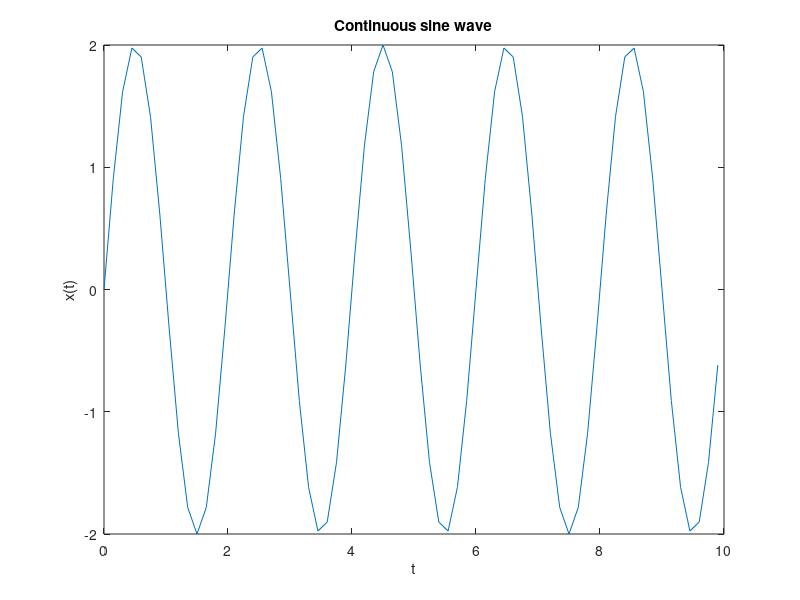
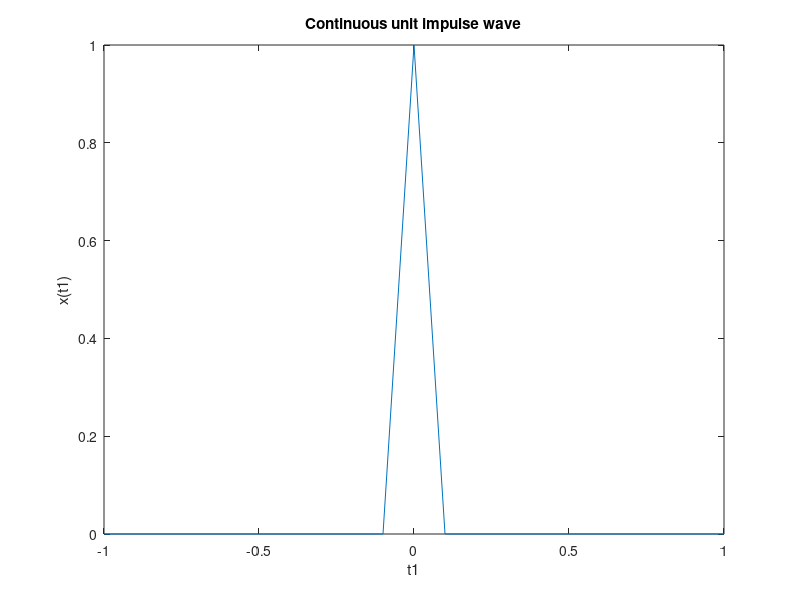
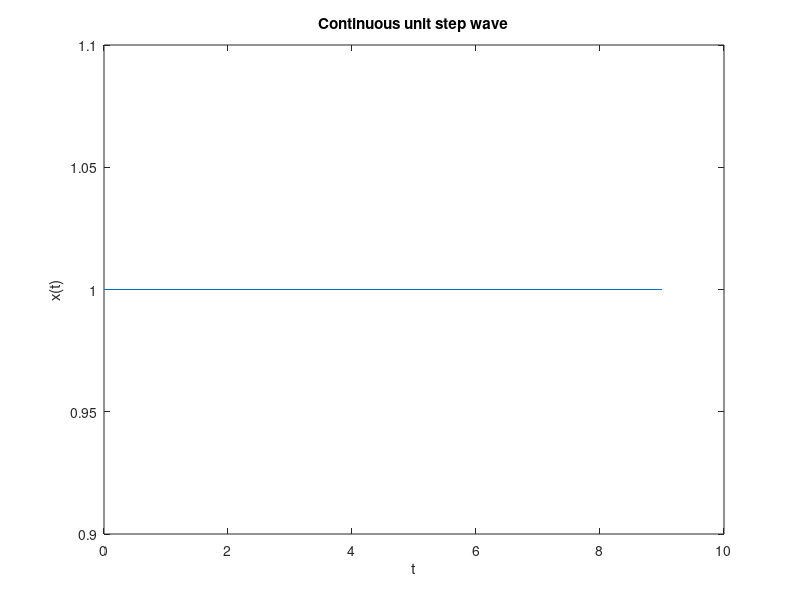
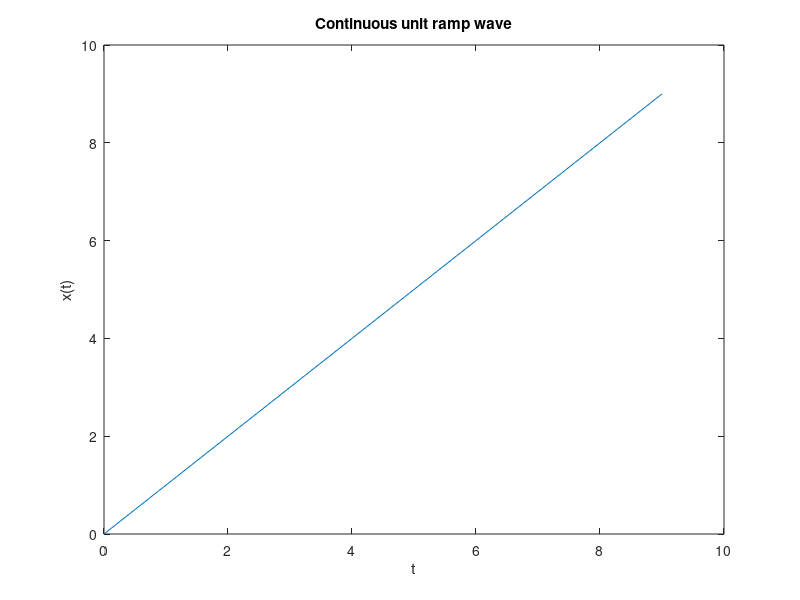

Reproduce these figures in MATLAB, in order.
%% Expriment No: 2

%{
     Name: Smit Shah
     PRN: 17070123090
     Batch: EB-2
%}

clc
clear all
close all

%% 1. Sine Wave

t=0:0.15:10;
f=0.50;
x1=2*sin(2*pi*f*t);
figure('numbertitle','off','Name','Smit_Sine Wave CT Signal')
plot(t,x1)
xlabel('t')
ylabel('x(t)')
title('Continuous sine wave')

%% 2. Unit Impulse Wave

t1=-1:0.1:1;
impulse= t1==0;
figure('numbertitle','off','Name','Smit_Unit Impulse Wave CT Signal')
plot(t1, impulse)
xlabel('t1')
ylabel('x(t1)')
title('Continuous unit impulse wave')

%% 3. Unit Step Wave

N=10;
n2=0:1:N-1;
x3=ones(1,N);
figure('numbertitle','off','Name','Smit_Unit Step Wave CT Signal')
plot(n2,x3)
xlabel('t')
ylabel('x(t)')
title('Continuous unit step wave')

%% 4. Unit Ramp Wave

n3=0:1:9;
x4=1*n3;
figure('numbertitle','off','Name','Smit_Unit Ramp Wave CT Signal')
plot(n3,x4)
xlabel('t')
ylabel('x(t)')
title('Continuous unit ramp wave')

%% 5. Unit Rectangular Pulse

figure('numbertitle','off','Name','Smit_Unit Rectangular Wave CT Signal')
a=1;
b=1;
x5=-6:0.0025:6;
f2= @(xi,a,b) a*rectpuls(xi,b);
plot(x5,f2(x5,a,b),'b-')
xlabel('t')
ylabel('x(t)')
title('Continuous Unit Rectangular wave')

%% 6. Traingular Pulse

f3=10;
t2=-2:1/f3:2;
x6=tripuls(t2,2);
figure('numbertitle','off','Name','Smit_Triangular Wave CT Signal')
plot(t2,x6)
xlabel('t')
ylabel('x(t)')
title('Continuous triangular wave')

%% 7. Signum

x9=[-5 -eps(1) 0 eps(1) 5];
y=sign(x9);
figure('numbertitle','off','Name','Smit_Signum Wave CT Signal')
plot(x9,y)
ylim([-2 2])
grid on
xlabel('t')
ylabel('x(t)')
title('Continuous Signum wave')

%% 8. Sinc

fs=1000;
%t=-5:1/fs:5;
x10=linspace(-8,8,100);
y=sinc(x10);
figure('numbertitle','off','Name','Smit_Sinc Wave CT Signal')
plot(x10,y);
axis([-10 10 -1.5 1.5]);
xlabel('t');
ylabel('x(t)');
title('Continuous Sinc wave');
%% 9. Real Exponential

% (a)Increasing
t3=0:0.01:1;
a1=5;
x7=exp(a1*t3);
figure('numbertitle','off','Name','Smit_Exponential Increasing Wave CT Signal')
plot(t3,x7)
xlabel('t')
ylabel('x(t)')
title('Continuous Exponential Increasing wave')


% (b)Decreasing
t4=0:0.1:5;
a2=1;
x8=exp((-a2)*t4);
figure('numbertitle','off','Name','Smit_Exponential Decreasing Wave CT Signal')
plot(t4,x8)
xlabel('t')
ylabel('x(t)')
title('Continuous Exponential Decreasing wave')

%% 10. Complex Exponential

% (a)Complex exponential with real part greater than zero
figure('numbertitle','off','Name','Smit_Complex Wave greater than zero CT Signal')
a3=0.08;
b3=30;
c=a3 + i*b3;
t5=-10:0.2:10;
x11=exp(c*t5);
plot(t5,real(x11))
xlabel('t')
ylabel('x(t)')
title('Continuous Complex exponential with real part greater than zero')

% (b)Complex exponential with real part less than zero
figure('numbertitle','off','Name','Smit_Complex Wave less than zero CT Signal')
a4=-0.08;
c1=a4 + i*b3;
x12=exp(c1*t5);
plot(t5,real(x12))
xlabel('t')
ylabel('x(t)')
title('Continuous Complex exponential with real part less than zero')

%% Conclusion

%{
    Through this experiment, we saw how to generate the waveforms of
    certain basic waves in Continuous Time using MATLAB functions. We used
    the functions, individual pulse functions and other basic functions.
    This experiment gave us enough knowledge to understand the working of
    MATLAB for plotting of signals.
%}